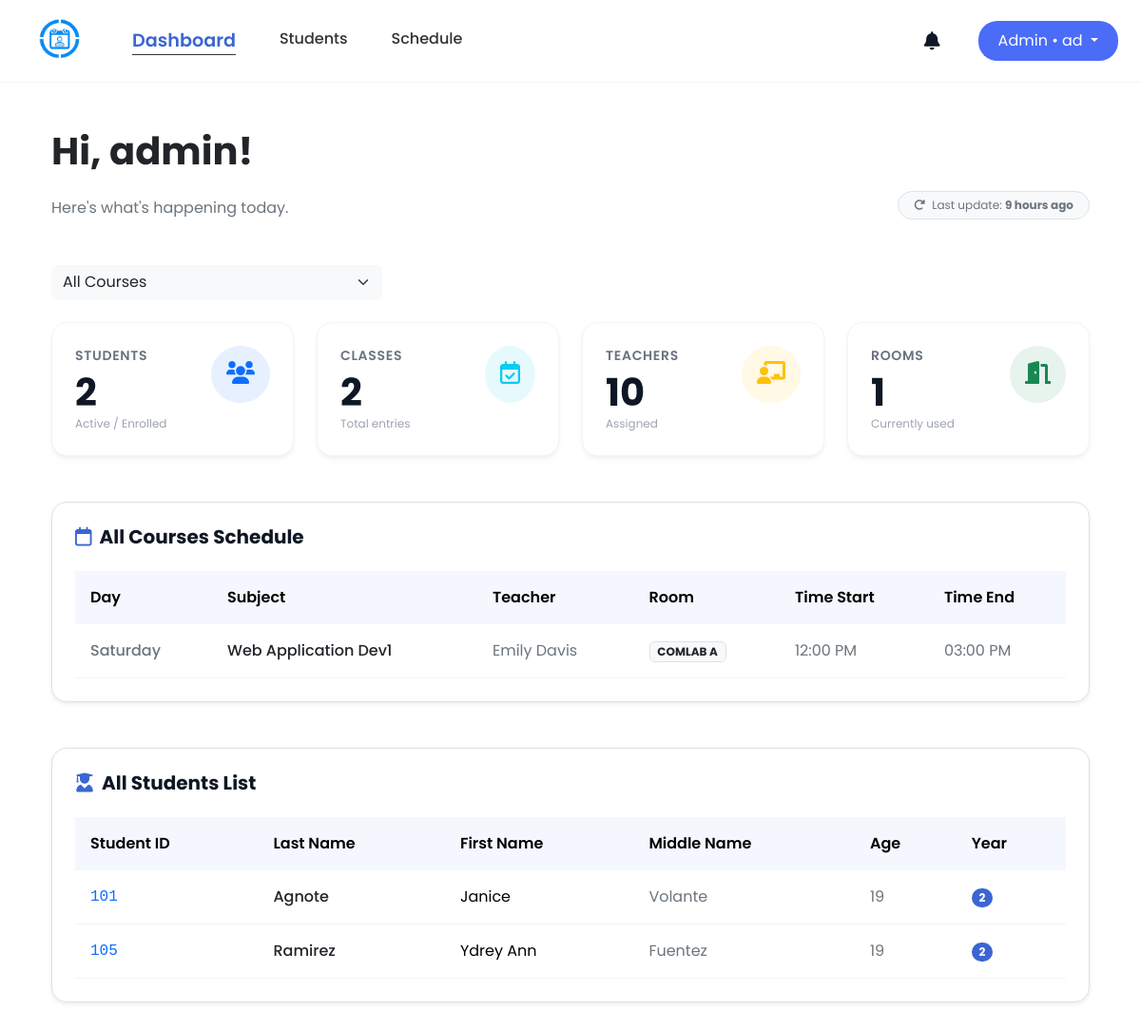
Page /src/admin_dashboard.php (signed in) on the committed database.
### tables this page shows
CREATE TABLE admin_system_log (
        id INTEGER PRIMARY KEY CHECK (id = 1),
        last_activity DATETIME DEFAULT CURRENT_TIMESTAMP
    );

CREATE TABLE schedules (
        id INTEGER PRIMARY KEY AUTOINCREMENT,
        day TEXT NOT NULL,
        subject_id INTEGER NOT NULL,
        teacher_id INTEGER NOT NULL,
        room TEXT(10),
        time_start TIME,
        time_end TIME,
        course_id INTEGER NOT NULL,

        FOREIGN KEY (teacher_id) REFERENCES teachers(id),
        FOREIGN KEY (course_id) REFERENCES courses(id),
        FOREIGN KEY (subject_id) REFERENCES subjects(id)
    );

CREATE TABLE students (
        id INTEGER PRIMARY KEY AUTOINCREMENT,
        user_id INTEGER UNIQUE,
        student_number TEXT(50) NOT NULL,
        last_name TEXT(50) NOT NULL,
        first_name TEXT(50),
        middle_name TEXT(50),
        age INTEGER,
        phone_number TEXT(20),
        course_id INTEGER NOT NULL,
        year_level INTEGER,
        email TEXT(255) UNIQUE,
        last_notification_check DATETIME DEFAULT "1970-01-01 00:00:00",
        FOREIGN KEY (user_id) REFERENCES users(id),
        FOREIGN KEY (course_id) REFERENCES courses(id)
    );

### src/notifcation.php (called while the page is built, shortened)
<?php
function notif($role = null, $handle_actions = true) {
    $user = $_SESSION["user"];
    $user_id = $user['id'];
    $db = get_db();
    if ($role === 'admin') {
        $last_check_row = $db->querySingle("SELECT last_notification_check FROM users WHERE id = $user_id", true);
        $last_click = ($last_check_row && $last_check_row['last_notification_check']) ? $last_check_row['last_notification_check'] : '1970-01-01 00:00:00';
        $stmt_count = $db->prepare("
            SELECT COUNT(*) FROM notifications
            WHERE is_read = 0
            AND created_at > :last_click
            AND (message LIKE '%bio%' OR message LIKE '%phone%')
        ");
        $stmt_count->bindValue(':last_click', $last_click, SQLITE3_TEXT);
        $unread_count = $stmt_count->execute()->fetchArray()[0];
        $stmt_highlight = $db->prepare("
            SELECT COUNT(*) FROM notifications
            WHERE is_read = 0
            AND (message LIKE '%bio%' OR message LIKE '%phone%')
        ");
        $highlight_count = $stmt_highlight->execute()->fetchArray()[0];
        $notif_result = $db->query("
            SELECT n.*, s.first_name, s.last_name
            FROM notifications n
            LEFT JOIN students s ON n.student_id = s.id
            WHERE (n.message LIKE '%bio%' OR n.message LIKE '%phone%')
            ORDER BY n.created_at DESC LIMIT 10
        ");
    }
    $notifications = [];
    if (isset($notif_result) && $notif_result) {
        while ($row = $notif_result->fetchArray(SQLITE3_ASSOC)) {
            $notifications[] = $row;
        }
    }
    return [
        'unread_count' => $unread_count ?? 0,
        'notifications' => $notifications,
        'highlight_count' => $highlight_count ?? 0
    ];
}

### src/admin_dashboard.php (the view, shortened to what this page needs)
<?php
require_once __DIR__ ."/notifcation.php";
$db = get_db();
$user = $_SESSION["user"];
$selected_course = isset($_GET['course_id']) ? (int)$_GET['course_id'] : COURSE_ALL;
switch ($selected_course) {
    default:
        $course_name = "All Courses";
        $student_title = "All Students";
        break;
}
if ($selected_course === COURSE_ALL) {
    $student_enrolled = $db->querySingle("SELECT COUNT(id) FROM students");
    $classes_count = $db->querySingle("SELECT COUNT(id) FROM schedules");
    $teachers_count = $db->querySingle("SELECT COUNT(id) FROM teachers");
    $rooms_count = $db->querySingle("SELECT COUNT(DISTINCT room) FROM schedules WHERE room IS NOT NULL AND room != ''");
}
$last_update_text = "Just now";
$last_activity_row = $db->querySingle("SELECT last_activity FROM admin_system_log WHERE id = 1", true);
if ($last_activity_row) {
    $last_update_ts = (int)$last_activity_row['last_activity'];
    $time_diff = time() - $last_update_ts;
    if ($time_diff < 60) {
        $last_update_text = "Just now";
    } else {
        $tokens = [
            31536000 => 'year',
            2592000 => 'month',
            604800 => 'week',
            86400 => 'day',
            3600 => 'hour',
            60 => 'minute',
            1 => 'second'
        ];
        foreach ($tokens as $unit => $text) {
            if ($time_diff < $unit) continue;
            $numberOfUnits = floor($time_diff / $unit);
            $last_update_text = $numberOfUnits . ' ' . $text . (($numberOfUnits > 1) ? 's' : '') . ' ago';
            break;
        }
    }
}
$sql_sched = "
    SELECT
        sch.*,
        sub.subject_name AS subject_name_display,
        t.name AS teacher_name_display
    FROM schedules sch
    LEFT JOIN subjects sub ON sch.subject_id = sub.id
    LEFT JOIN teachers t ON sch.teacher_id = t.id
";
if ($selected_course !== COURSE_ALL) {
    $sql_sched .= " WHERE sch.course_id = :course_id";
} else {
    $sql_sched .= " GROUP BY sch.subject_id, sch.teacher_id, sch.room, sch.time_start, sch.time_end, sch.day";
}
$sql_sched .= " ORDER BY sch.time_start ASC";
$stmt = $db->prepare($sql_sched);
$sched_result = $stmt->execute();
$sql_students = "SELECT * FROM students";
$sql_students .= " ORDER BY last_name ASC";
$stmt_students = $db->prepare($sql_students);
$students_result = $stmt_students->execute();
?>
<!DOCTYPE html>
<html lang="en">
<head>
    <link href="https://cdn.jsdelivr.net/npm/bootstrap@5.3.3/dist/css/bootstrap.min.css" rel="stylesheet">
    <link href="https://cdnjs.cloudflare.com/ajax/libs/font-awesome/6.0.0/css/all.min.css" rel="stylesheet">
    <link rel="stylesheet" href="../styles/admin_dashboard.css">
    <link rel="stylesheet" href="../styles/header.css">
    <link rel="stylesheet" href="../styles/notification.css">
</head>
<body class="d-flex flex-column min-vh-100 position-relative">
    <nav class="navbar navbar-expand-lg sticky-top">
        <div class="container-fluid px-4">
            <a class="navbar-brand ms-2" href="admin_dashboard.php">
                <img src="../img/logo.png" width="60" height="60" class="me-2">
            </a>
            <div class="offcanvas offcanvas-start" tabindex="-1" id="offcanvasNavbar" aria-labelledby="offcanvasNavbarLabel">
            <div class="offcanvas-body">
                <ul class="navbar-nav justify-content-start flex-grow-1 pe-3">
                <li class="nav-item"><a class="nav-link active" href="admin_dashboard.php">Dashboard</a></li>
                <li class="nav-item"><a class="nav-link" href="admin_student_manage.php">Students</a></li>
                <li class="nav-item"><a class="nav-link" href="admin_schedule.php">Schedule</a></li>
                </ul>
            </div>
            </div>
            <div class="d-flex align-items-center gap-3">
                <div class="dropdown notification-container me-4 position-relative">
                    <i class="fa-solid fa-bell dropdown-toggle"
                       id="notificationDropdown"
                       data-bs-toggle="dropdown"
                       aria-expanded="false"
                       style="font-size: 1.2rem;">
                    </i>
                </div>
                <div class="dropdown">
                    <button class="btn btn-admin dropdown-toggle" type="button" data-bs-toggle="dropdown">
                        Admin • <?php echo htmlspecialchars(substr($user["username"], 0, 2)); ?>
                    </button>
                </div>
            </div>
        </div>
    </nav>
    <div class="container px-4 py-5">
        <div class="row align-items-end mb-5">
            <div class="col-md-6">
                <h1 class="fw-bold text-dark mb-4">Hi, <?php echo htmlspecialchars($user["username"]); ?>!</h1>
                <p class="text-secondary mb-0">Here's what's happening today.</p>
            </div>
            <div class="col-md-6 text-md-end mt-3 mt-md-0">
                <span class="badge bg-light text-secondary border px-3 py-2 rounded-pill fw-normal">
                    <i class="fa-solid fa-rotate-right me-1"></i> Last update: <strong><?php echo $last_update_text; ?></strong>
                </span>
            </div>
        </div>
        <div class="row mb-4">
            <div class="col-md-4">
                <form action="" method="GET">
                    <select name="course_id" class="form-select bg-light border-0" style="cursor: pointer;" onchange="this.form.submit()">
                        <option value="<?php echo COURSE_ALL; ?>" <?php if($selected_course == COURSE_ALL) echo 'selected'; ?>>All Courses</option>
                    </select>
                </form>
            </div>
        </div>
        <div class="row g-4 mb-5">
            <div class="col-md-3">
                <div class="stats-card">
                    <div class="d-flex justify-content-between align-items-start">
                        <div>
                            <div class="stats-label">Students</div>
                            <div class="stats-number"><?php echo $student_enrolled; ?></div>
                            <div class="stats-sub">Active / Enrolled</div>
                        </div>
                        <div class="rounded-circle bg-primary bg-opacity-10 text-primary p-3">
                            <i class="fa-solid fa-users fs-4"></i>
                        </div>
                    </div>
                </div>
            </div>
            <div class="col-md-3">
                <div class="stats-card">
                    <div class="d-flex justify-content-between align-items-start">
                        <div>
                            <div class="stats-label">Classes</div>
                            <div class="stats-number"><?php echo $classes_count; ?></div>
                            <div class="stats-sub">Total entries</div>
                        </div>
                        <div class="rounded-circle bg-info bg-opacity-10 text-info p-3">
                            <i class="fa-regular fa-calendar-check fs-4"></i>
                        </div>
                    </div>
                </div>
            </div>
            <div class="col-md-3">
                <div class="stats-card">
                    <div class="d-flex justify-content-between align-items-start">
                        <div>
                            <div class="stats-label">Teachers</div>
                            <div class="stats-number"><?php echo $teachers_count; ?></div>
                            <div class="stats-sub">Assigned</div>
                        </div>
                        <div class="rounded-circle bg-warning bg-opacity-10 text-warning p-3">
                            <i class="fa-solid fa-chalkboard-user fs-4"></i>
                        </div>
                    </div>
                </div>
            </div>
            <div class="col-md-3">
                <div class="stats-card">
                    <div class="d-flex justify-content-between align-items-start">
                        <div>
                            <div class="stats-label">Rooms</div>
                            <div class="stats-number"><?php echo $rooms_count; ?></div>
                            <div class="stats-sub">Currently used</div>
                        </div>
                        <div class="rounded-circle bg-success bg-opacity-10 text-success p-3">
                            <i class="fa-solid fa-door-open fs-4"></i>
                        </div>
                    </div>
                </div>
            </div>
        </div>
        <div class="bg-white rounded-4 shadow-sm border p-4 mb-5">
            <h5 class="fw-bold mb-4 d-flex align-items-center gap-2">
                <i class="fa-regular fa-calendar text-brand-blue"></i>
                <?php echo $course_name; ?> Schedule
            </h5>
            <div class="table-responsive">
                <table class="table custom-table table-hover mb-0">
                    <thead>
                        <tr>
                            <th>Day</th>
                            <th>Subject</th>
                            <th>Teacher</th>
                            <th>Room</th>
                            <th>Time Start</th>
                            <th>Time End</th>
                        </tr>
                    </thead>
                    <tbody>
                        <?php while ($row = $sched_result->fetchArray(SQLITE3_ASSOC)): ?>
                        <tr>
                            <td class="fw-medium text-secondary"><?php echo htmlspecialchars($row['day'] ?? '--'); ?></td>
                            <td class="fw-medium text-dark"><?php echo htmlspecialchars($row['subject_name_display'] ?? 'Unknown Subject'); ?></td>
                            <td class="text-secondary"><?php echo htmlspecialchars($row['teacher_name_display'] ?? 'Unknown Teacher'); ?></td>
                            <td><span class="badge bg-light text-dark border"><?php echo htmlspecialchars($row['room'] ?? 'TBA'); ?></span></td>
                            <td class="text-secondary">
                                <?php echo !empty($row['time_start']) ? date("h:i A", strtotime($row['time_start'])) : '--:--'; ?>
                            </td>
                            <td class="text-secondary">
                                <?php echo !empty($row['time_end']) ? date("h:i A", strtotime($row['time_end'])) : '--:--'; ?>
                            </td>
                        </tr>
                        <?php endwhile; ?>
                    </tbody>
                </table>
            </div>
        </div>
        <div class="bg-white rounded-4 shadow-sm border p-4">
            <h5 class="fw-bold mb-4 d-flex align-items-center gap-2">
                <i class="fa-solid fa-user-graduate text-brand-blue"></i>
                <?php echo $student_title; ?> List
            </h5>
            <div class="table-responsive">
                <table class="table custom-table table-hover mb-0">
                    <thead>
                        <tr>
                            <th>Student ID</th>
                            <th>Last Name</th>
                            <th>First Name</th>
                            <th>Middle Name</th>
                            <th>Age</th>
                            <th>Year</th>
                        </tr>
                    </thead>
                    <tbody>
                        <?php while ($student = $students_result->fetchArray(SQLITE3_ASSOC)): ?>
                        <tr>
                            <td class="fw-medium font-monospace text-primary"><?php echo htmlspecialchars($student['student_number'] ?? '--'); ?></td>
                            <td class="fw-medium text-dark"><?php echo htmlspecialchars($student['last_name'] ?? '--'); ?></td>
                            <td><?php echo htmlspecialchars($student['first_name'] ?? '--'); ?></td>
                            <td class="text-secondary"><?php echo htmlspecialchars($student['middle_name'] ?? '--'); ?></td>
                            <td class="text-secondary"><?php echo htmlspecialchars($student['age'] ?? '--'); ?></td>
                            <td><span class="badge bg-brand-blue rounded-pill"><?php echo htmlspecialchars($student['year_level'] ?? '--'); ?></span></td>
                        </tr>
                        <?php endwhile; ?>
                    </tbody>
                </table>
            </div>
        </div>
    </div>
</body>
</html>

### rows in the picture
admin_system_log: last_activity "9 hours ago"
schedules: day "Saturday", subject_name_display "Web Application Dev1", teacher_name_display "Emily Davis", room "COMLAB A", time_start "12:00 PM", time_end "03:00 PM"
students: student_number "101", last_name "Agnote", first_name "Janice", middle_name "Volante", age "19", year_level "2"
students: student_number "105", last_name "Ramirez", first_name "Ydrey Ann", middle_name "Fuentez", age "19", year_level "2"

### other values in the picture
substr($user["username"], 0, 2) "ad"
$user["username"] "admin"
$student_enrolled "2"
$classes_count "2"
$teachers_count "10"
$rooms_count "1"
$course_name "All Courses"
$student_title "All Students"
